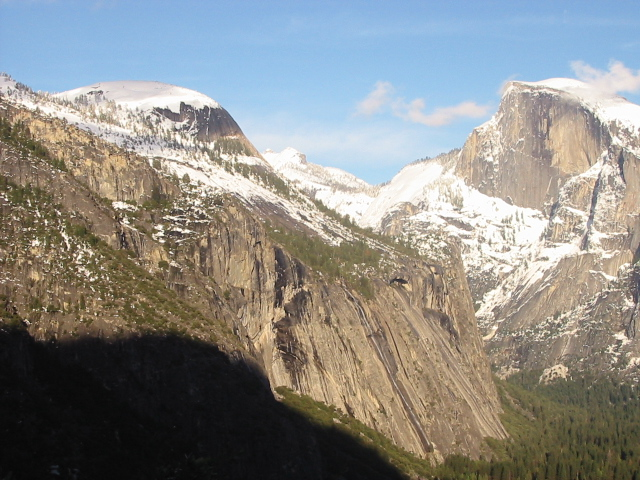
#> input picture yosemite/yosemite1.jpg, 640 x 480 px
$ jupyter execute panorama.ipynb
#> lines starting #> are read from the running program, lines starting #| are printed output that depends on the picture; after the words box and inside, x2 and y2 are one past the last pixel; in counts of white or black regions, pixels touching at a corner belong together
# Feature Detection and Description

[cell 1]
import cv2
from matplotlib import pyplot as plt

img1 = cv2.imread('yosemite/yosemite1.jpg')
#> img1 is the input picture: shape (480, 640, 3); mean B, G, R 135.4, 139.3, 139.5
img2 = cv2.imread('yosemite/yosemite2.jpg')
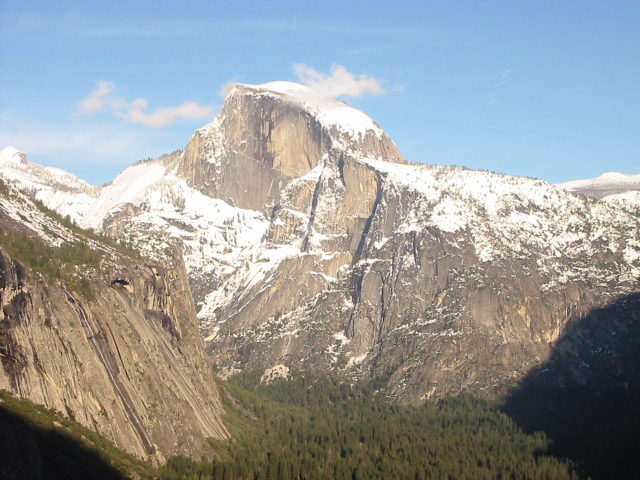
#> input picture yosemite/yosemite2.jpg, 640 x 480 px
#> img2 is the input picture: shape (480, 640, 3); mean B, G, R 155.6, 155.5, 151.7

img1 = cv2.cvtColor(img1, cv2.COLOR_BGR2RGB)
img2 = cv2.cvtColor(img2, cv2.COLOR_BGR2RGB)

gs1 = cv2.cvtColor(img1, cv2.COLOR_RGB2GRAY)
gs2 = cv2.cvtColor(img2, cv2.COLOR_RGB2GRAY)

fig1, ax = plt.subplots(1, 2, figsize=(11, 6))

ax[0].imshow(img1)
ax[0].set_title('yosemite1.jpg'), ax[0].set_xticks([]), ax[0].set_yticks([])
ax[1].imshow(img1)
ax[1].set_title('yosemite2.jpg'), ax[1].set_xticks([]), ax[1].set_yticks([])
plt.show()
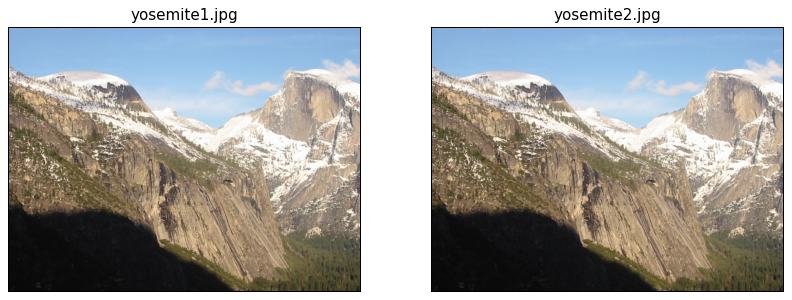
#> figure drawn by matplotlib, 2 panels

[cell 2]
# Initiate SIFT detector
fig2, ax = plt.subplots(1, 2, figsize=(11, 6))

def create_keypoints(img):
    """
    Create keypoints and descriptors for a greyscale image
    :param img:
    :return: Keypoints and descriptors
    """
    sift = cv2.SIFT_create()
    kp, des = sift.detectAndCompute(img, None)
    return kp, des

def display_keypoints(img, kp):
    """
    Draw keypoints on an image
    :param img: image to draw keypoints on
    :param kp: Keypoints to draw
    :return: Image with keypoints drawn
    """
    return cv2.drawKeypoints(img, kp, None, flags=cv2.DRAW_MATCHES_FLAGS_DRAW_RICH_KEYPOINTS)

kp1, des1 = create_keypoints(gs1)
#> in create_keypoints, `kp, des = sift.detectAndCompute(img, None)`: kp = 2504 keypoints; strongest (x, y, size): (6, 199, 1.9), (78, 246, 2.1), (74, 255, 1.9), (46, 222, 2.2)
#> kp1 has the same summary as kp in create_keypoints
draw1 = display_keypoints(gs1, kp1)
#> in display_keypoints, `return cv2.drawKeypoints(img, kp, None, flags=cv2.DRAW_MATCHES_FLAGS_D..`:
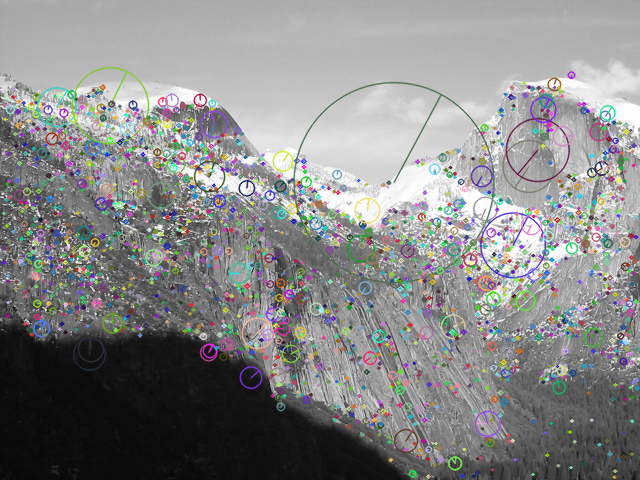
#> returned value: shape (480, 640, 3); mean of channels 0, 1, 2 135.9, 136, 135.6; drawn as B, G, R
ax[0].imshow(draw1)
ax[0].set_title('yosemite1'), ax[0].set_xticks([]), ax[0].set_yticks([])

kp2, des2 = create_keypoints(gs2)
#> in create_keypoints (call 2), `kp, des = sift.detectAndCompute(img, None)`: kp = 2343 keypoints; strongest (x, y, size): (604, 239, 2.2), (545, 197, 2.2), (573, 230, 1.9), (118, 241, 2.2)
#> kp2 has the same summary as kp in create_keypoints
draw2 = display_keypoints(gs2, kp2)
#> in display_keypoints (call 2), `return cv2.drawKeypoints(img, kp, None, flags=cv2.DRAW_MATCHES_FLAGS_D..`:
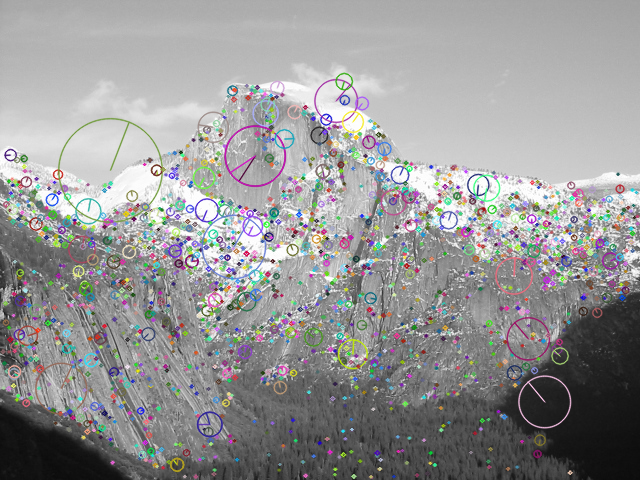
#> returned value: shape (480, 640, 3); mean of channels 0, 1, 2 150.6, 150.1, 150.4; drawn as B, G, R
ax[1].imshow(draw2)
ax[1].set_title('yosemite2'), ax[1].set_xticks([]), ax[1].set_yticks([])

plt.show()

# Feature Matching

[cell 3]
# Initiate matcher
top_n = 25

def match_features(des1, des2):
    """
    Match features between two images
    :param des1: Descriptors for image 1
    :param des2: Descriptors for image 2
    :return: Matches
    """
    bf = cv2.BFMatcher()
    matches = bf.match(des1, des2)
    matches = sorted(matches, key = lambda x:x.distance)
    return matches

def draw_n_matches(img1, kp1, img2, kp2, matches, n):
    """
    Draw the top n matches between two images
    :param img1: Image 1
    :param kp1: Keypoints for image 1
    :param img2: Image 2
    :param kp2: Keypoints for image 2
    :param matches: Matches between the two images
    :param n: Number of matches to draw
    :return: Image with matches drawn
    """
    return cv2.drawMatches(img1, kp1, img2, kp2, matches[:n], None, flags=2)

matches = match_features(des1, des2)
#> in match_features, `matches = bf.match(des1, des2)`: matches = 2504 matches
#> matches = 2504 matches
img3 = draw_n_matches(img1, kp1, img2, kp2, matches, top_n)
#> in draw_n_matches, `return cv2.drawMatches(img1, kp1, img2, kp2, matches[:n], None, flags=2)`:
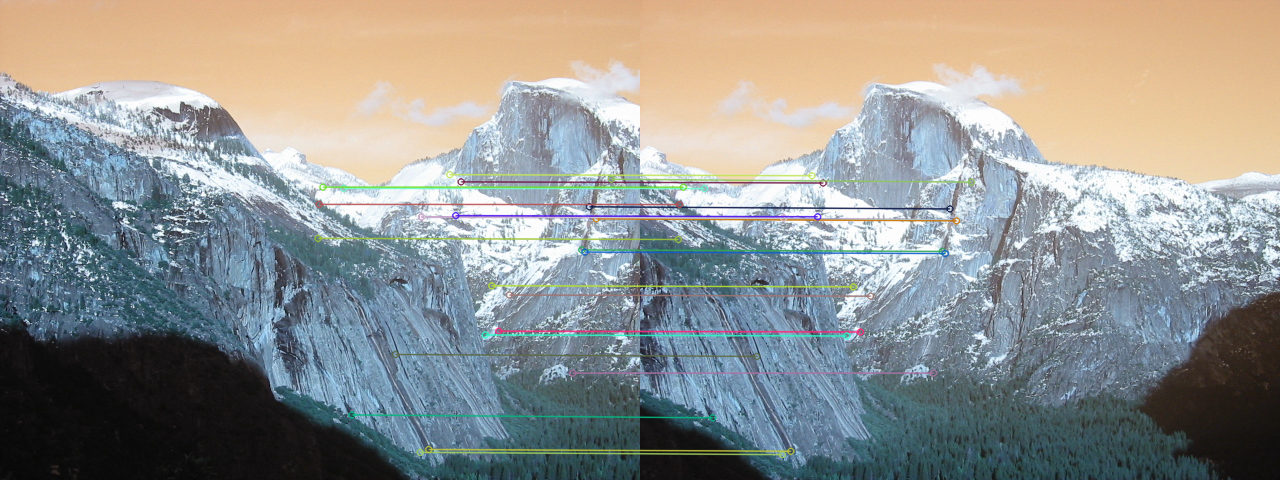
#> returned value: shape (480, 1280, 3); mean of channels 0, 1, 2 144.3, 147, 145.1; drawn as B, G, R

fig3, ax = plt.subplots(1, 1, figsize=(12, 7))
ax.imshow(img3)
ax.set_title(f'Top {top_n} Matches'), ax.set_xticks([]), ax.set_yticks([])
plt.show()

[cell 4]
# Construct correspondences
import numpy as np

def construct_correspondences(kp1, kp2, matches):
    """
    Construct correspondences between two images
    :param kp1: Keypoints for image 1
    :param kp2: Keypoints for image 2
    :param matches: Matches between the two images
    :return: Correspondences
    """
    pts1 = np.array([kp1[m.queryIdx].pt for m in matches])
    pts2 = np.array([kp2[m.trainIdx].pt for m in matches])
    return pts1, pts2

# Sanity check
pts1, pts2 = construct_correspondences(kp1, kp2, matches)
#> in construct_correspondences, `pts1 = np.array([kp1[m.queryIdx].pt for m in matches])`: pts1 = 2504 pairs, first value 2.95 to 637, second value 74.59 to 476.7
#> in construct_correspondences, `pts2 = np.array([kp2[m.trainIdx].pt for m in matches])`: pts2 = 2504 pairs, first value 3.14 to 632.2, second value 81.13 to 476.3
print(f"Sizes of correspondences: {pts1.shape}, {pts2.shape}")
#| Sizes of correspondences: (2504, 2), (2504, 2)

# Warp image based off the homography transformation using RANSAC
def ransac_homography(pts1, pts2):
    """
    Warp image based off the homography transformation using RANSAC
    :param img1: Image 1
    :param img2: Image 2
    :param pts1: Correspondences for image 1
    :param pts2: Correspondences for image 2
    :return: Warped image
    """
    h, mask = cv2.findHomography(pts2, pts1, cv2.RANSAC, 5.0)
    return h, mask

homography, mask = ransac_homography(pts1, pts2)
#> in ransac_homography, `h, mask = cv2.findHomography(pts2, pts1, cv2.RANSAC, 5.0)`: h = [[0.939, 0.000927, 280.8], [-0.0257, 0.983, 3.2], [-9.47e-05, -1.08e-06, 1]]; mask = 2504 values, max 1 at index 0, min 0 at index 838, mean 0.38
#> homography has the same summary as h in ransac_homography

# Image Blending

[cell 5]
from scipy.ndimage import distance_transform_edt

def get_distance_transform(img_rgb):
    """
    Get distance to the closest background pixel for an RGB image
    Input:
        img_rgb: np.array , HxWx3 RGB image
    Output:
        dist: np.array , HxWx1 distance image
            each pixel’s intensity is proportional to
            its distance to the closest background pixel
            scaled to [0..255] for plotting
     """
    threshold = cv2.threshold(img_rgb, 0, 255, cv2.THRESH_BINARY)[1]
    threshold = threshold.any(axis=2)
    threshold = np.pad(threshold, 1)
    dist = distance_transform_edt(threshold)[1:-1, 1:-1]
    dist = dist[:, :, None]
    return dist / dist.max() * 255.0

[cell 6]
width_panorama, height_panorama = img1.shape[1] + img2.shape[1], img1.shape[0]
#> width_panorama = 1280; height_panorama = 480

panorama1 = np.zeros((height_panorama, width_panorama, 3))
panorama1[:img1.shape[0], :img1.shape[1], :] = img1
panorama1 = panorama1 * 255.0 / panorama1.max()

panorama2 = cv2.warpPerspective(img2, homography, (width_panorama, height_panorama))
panorama2 = panorama2 * 255.0 / panorama2.max()

fig4, ax = plt.subplots(1, 2, figsize=(15, 10))
ax[0].imshow(panorama1.astype(np.uint8))
ax[0].set_title('Panorama 1'), ax[0].set_xticks([]), ax[0].set_yticks([])
ax[1].imshow(panorama2.astype(np.uint8))
ax[1].set_title('Panorama 2'), ax[1].set_xticks([]), ax[1].set_yticks([])
plt.show()
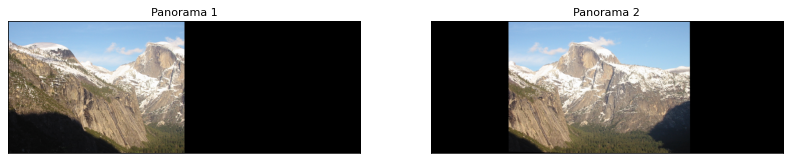
#> figure drawn by matplotlib, 2 panels

[cell 7]
# Plot final result
result = panorama1 * get_distance_transform(panorama1) + panorama2 * get_distance_transform(panorama2)
#> in get_distance_transform, `threshold = cv2.threshold(img_rgb, 0, 255, cv2.THRESH_BINARY)[1]`:
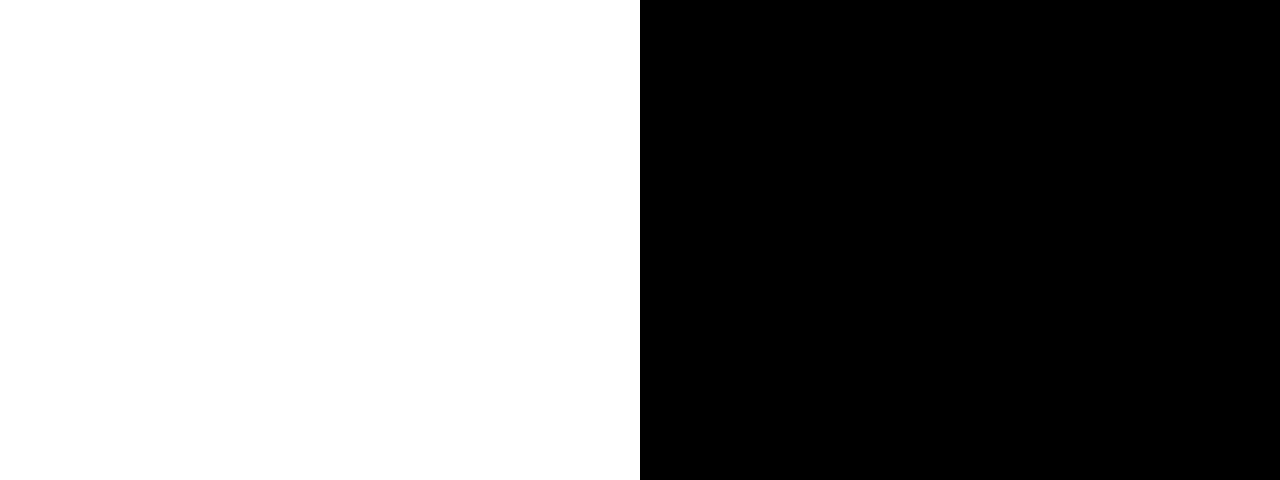
#> threshold: shape (480, 1280, 3) float64; 50% white; 1 white region, box (x1, y1, x2, y2) and area: (0, 0, 640, 480) 307200
#> in get_distance_transform, `threshold = np.pad(threshold, 1)`: threshold: shape (482, 1282) bool; 49.7% white; 1 white region, box (x1, y1, x2, y2) and area: (1, 1, 641, 481) 307200
#> in get_distance_transform (call 2), `threshold = cv2.threshold(img_rgb, 0, 255, cv2.THRESH_BINARY)[1]`: threshold: shape (480, 1280, 3) float64; 51.4% white; 2 black regions, box (x1, y1, x2, y2) and area: (939, 0, 1280, 480) 163428, (0, 0, 458, 480) 135332
#> in get_distance_transform (call 2), `threshold = np.pad(threshold, 1)`: threshold: shape (482, 1282) bool; 51.1% white; 1 black region, box (x1, y1, x2, y2) and area: (0, 0, 1282, 482) 302284
#> in get_distance_transform (call 2), `dist = distance_transform_edt(threshold)[1:-1, 1:-1]`:
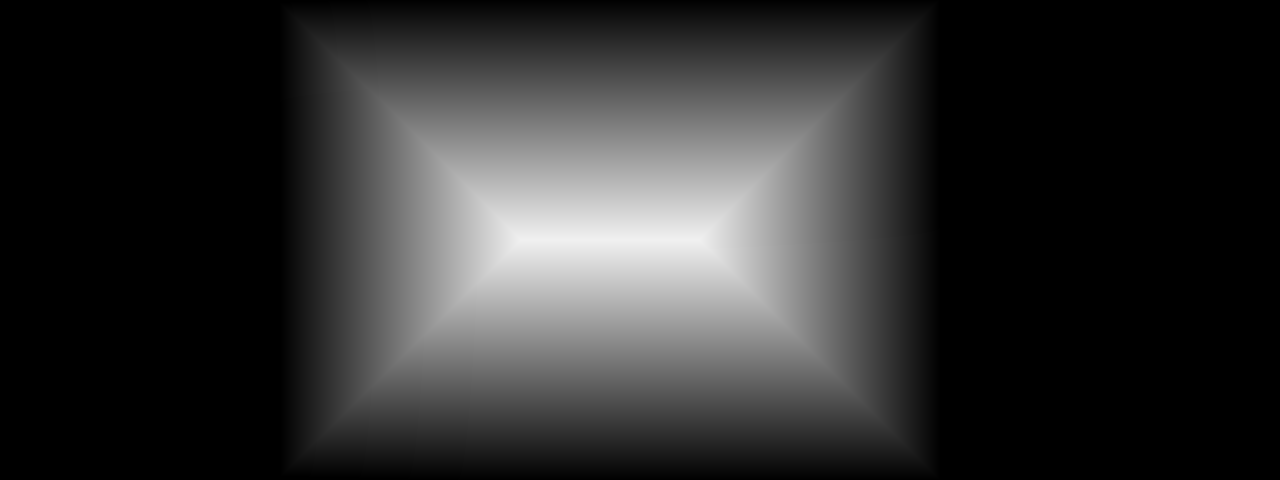
#> dist: shape (480, 1280) float64; min 0, max 240, mean 46.9
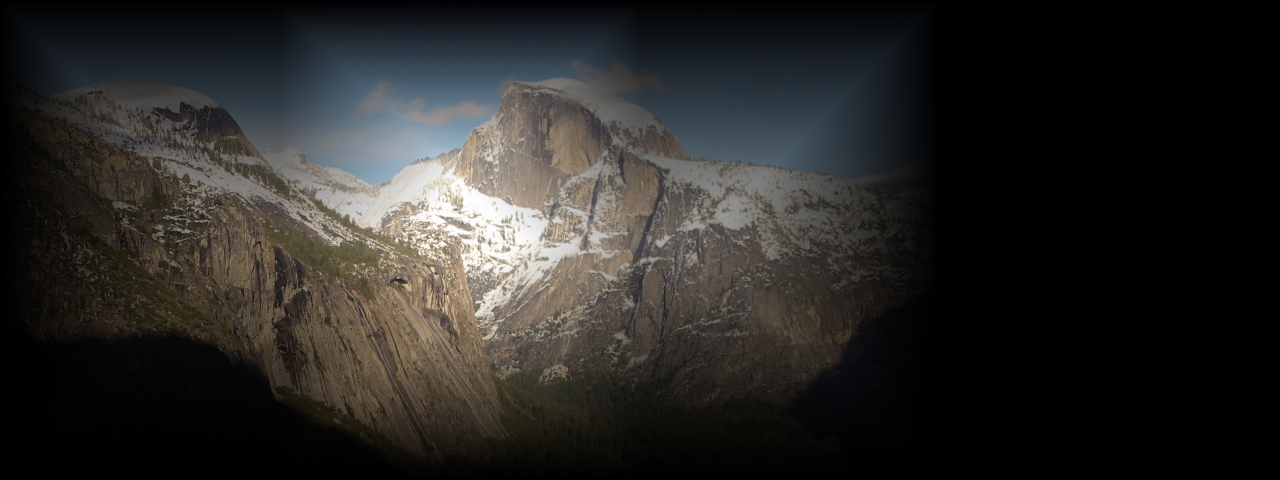
#> result: shape (480, 1280, 3) float64; mean R, G, B 16062, 15632.8, 14872; drawn with min black and max white

rows, cols = np.where(result[:, :, 0] != 0)
min_row, max_row = min(rows), max(rows)
#> min_row = 0; max_row = 479
min_col, max_col = min(cols), max(cols)
#> min_col = 0; max_col = 939

final_result = result[min_row:max_row, min_col:max_col, :]
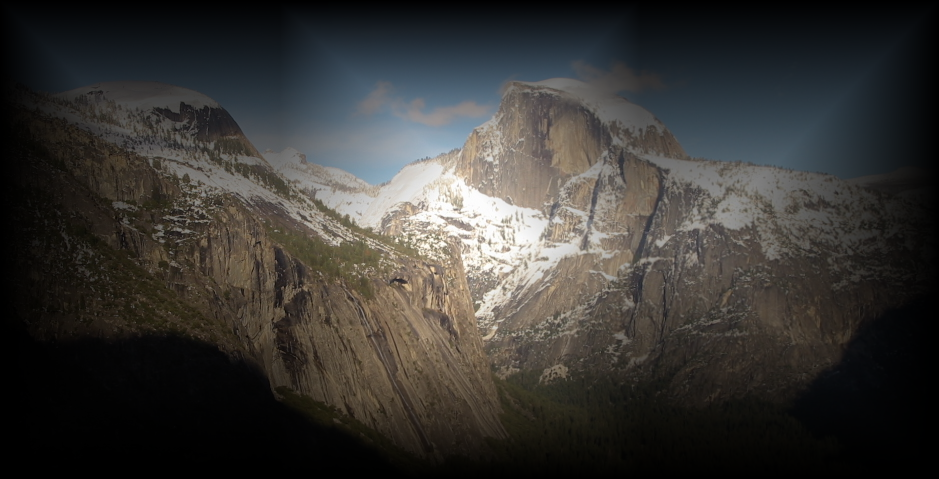
#> final_result: shape (479, 939, 3) float64; mean R, G, B 21940.6, 21354.2, 20315; drawn with min black and max white
final_result_normalized = final_result * 255.0 / final_result.max()

fig5, ax = plt.subplots(1, 1, figsize=(15, 10))
ax.imshow(final_result_normalized.astype(np.uint8))
ax.set_title('Final Result'), ax.set_xticks([]), ax.set_yticks([])
plt.show()

# Stitching Multiple Images

[cell 8]
import os

def get_image_paths(directory):
    """
    Get all image paths in a directory
    Input:
        directory: str, directory path
    Output:
        image_paths: list of str, list of image paths
    """
    image_paths = []
    for file in os.listdir(directory):
        if file.endswith(".jpg"):
            image_paths.append(os.path.join(directory, file))
    return image_paths

print(get_image_paths('yosemite/'))
